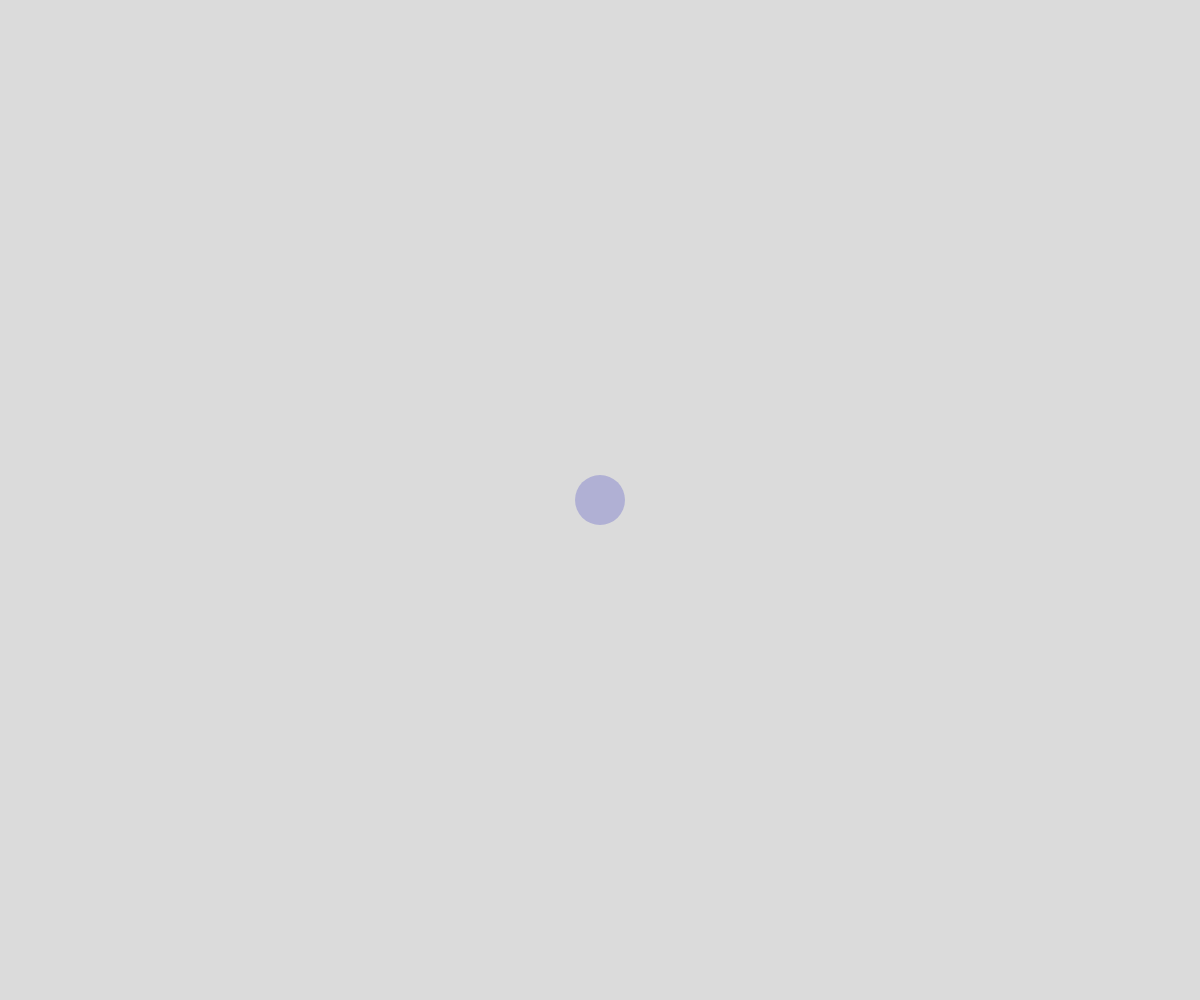
Frame 1 (no input)
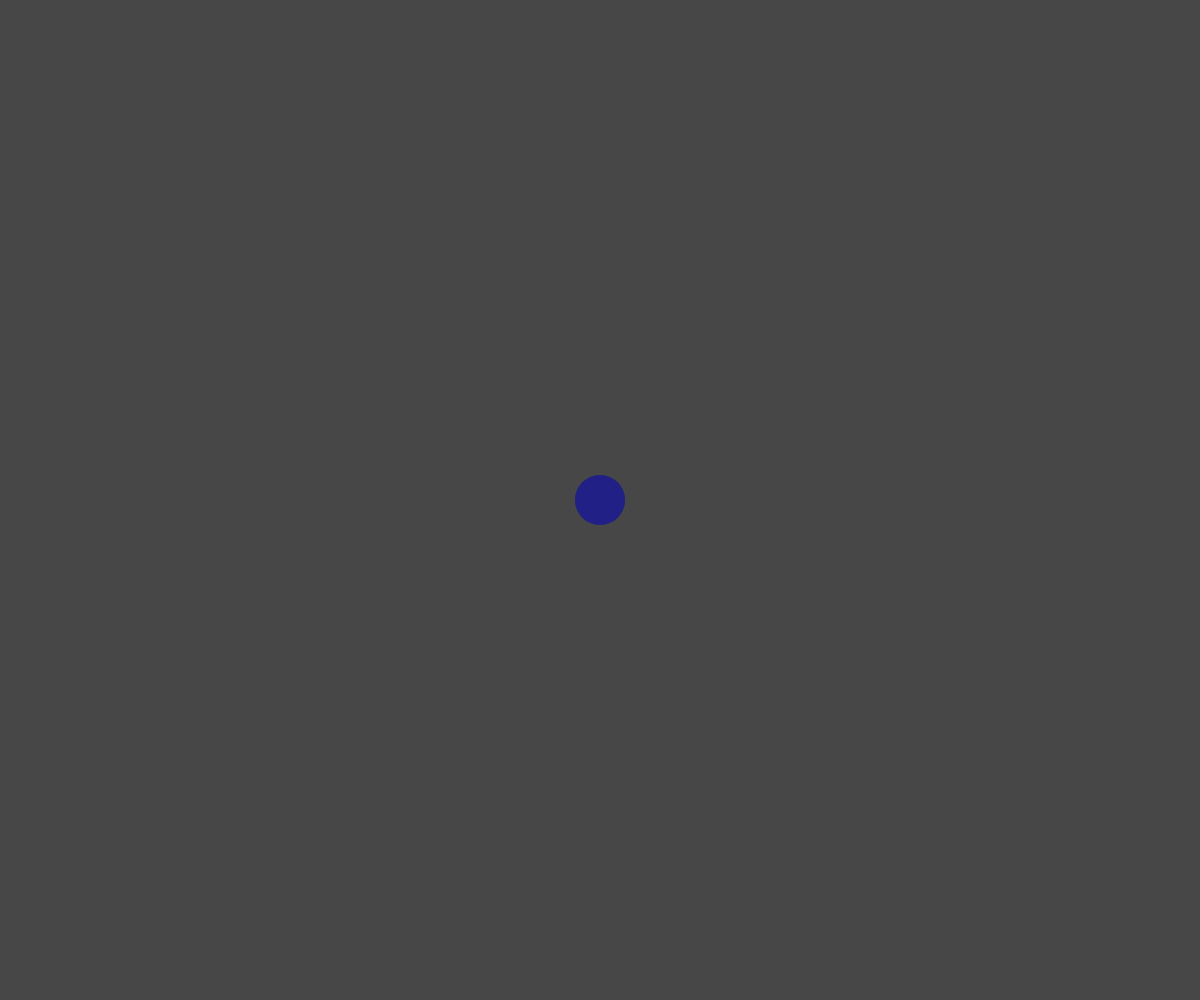
Frame 60 (no input)
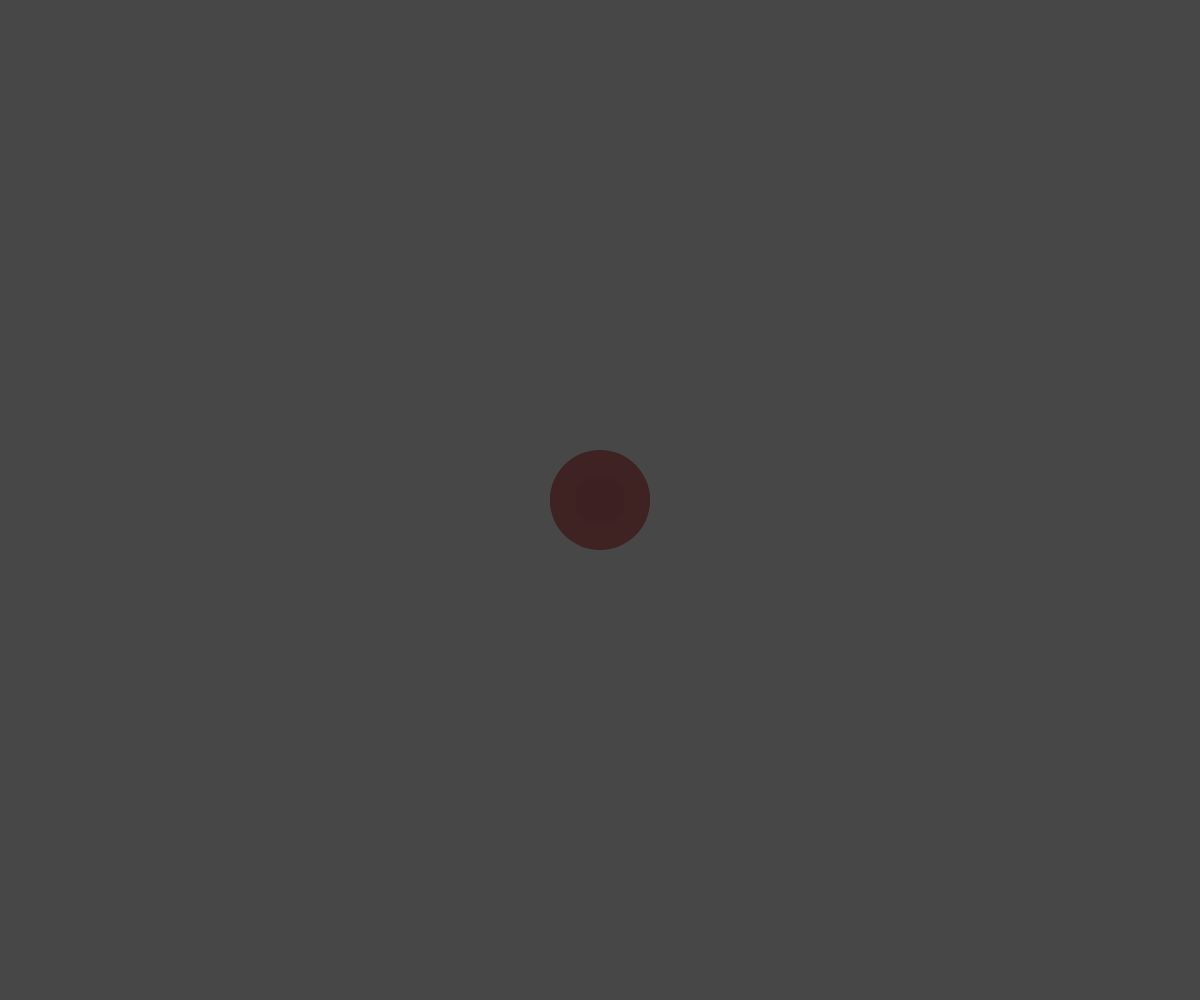
Frame 120 (the mouse pressed at the canvas centre since frame 60)

The p5.js sketch that drew these frames (run headless with seeded random() and noise() and a simulated clock; from frame 60 on, the mouse is pressed at the canvas centre):

// p5.js sketch
// ── sketch.js

/* Global variables */
let fillValue; // Used to modify the ellipse's fill color
let shapeScale; // Used to scale the size of the ellipse

/* Setup */
function setup() {
  createCanvas(windowWidth, windowHeight);
  noStroke();

  fillValue = 0;
  shapeScale = 50;
 
}

/* Loop */
function draw() {
  background(75, 50);
  // mousePressed() function will only run once the mouse has been pressed.
  // To run the code again, the mouse needs to be released and pressed a second time.

  // When the mouse is pressed, the mouseIsPressed == true

  // The mouseMoved() function, which can be used to trigger an event every time
  // the mouse moves while the mouse has not been pressed.

  // The mouseClicked() function, which can be used to detect a mouse button press
  // and release over an element.

   // Code continuously runs when the mouse is held down
   // TODO: Add if statement to check if mouseIsPressed and set fill colors accordingly
  if (mouseIsPressed) {
    fill(fillValue, 0, 0, 50);
  } else {
    fill(0, 0, fillValue, 50);
  }

  ellipse(width / 2, height / 2, shapeScale, shapeScale);
  
}

/* Functions */

function mouseMoved() {
  fillValue = random(255);
}

function mousePressed() {
  //clear();
  // Code only runs once each mouse press. 
  if (shapeScale < width) {
    shapeScale *= 2;
  } else {
    shapeScale = 50;
  }
}

// If you want your canvas to dynamically adjust to changes in the browser window’s size,
// you can use the resizeCanvas() function in the windowResized() function:
// // Whenever browser size changes, canvas is resized to browser's current width and height
function windowResized() {
  resizeCanvas(windowWidth, windowHeight);
}
